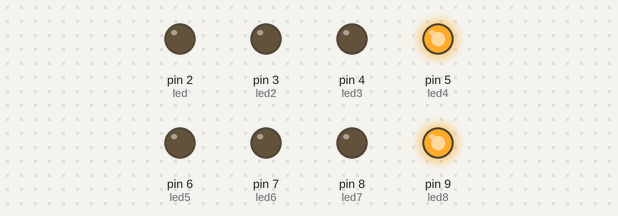
Bench run of a sketch on a simulated Arduino Uno, built with avr-gcc and run on an emulated ATmega328P. Shown: output pins drawn as LEDs (lit = HIGH).

Above: at 0.1 s.
At 4.1 s:
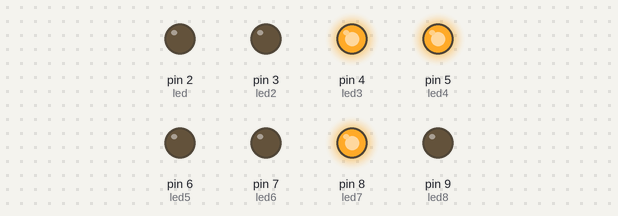
At 8.1 s:
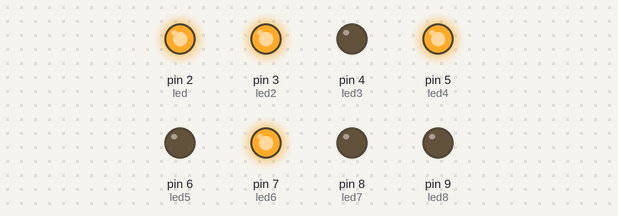
At 18.1 s:
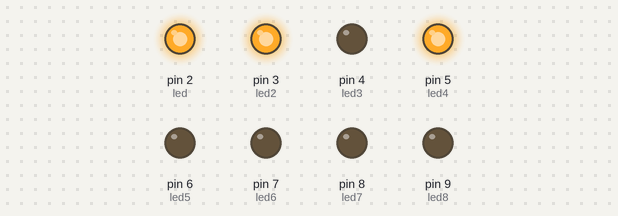
At 30.1 s:
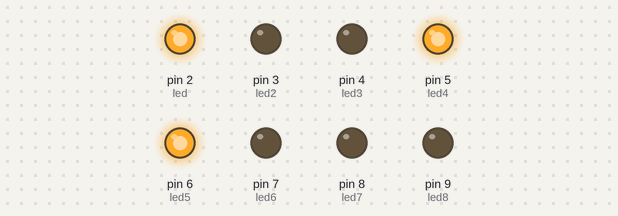
At 39.1 s:
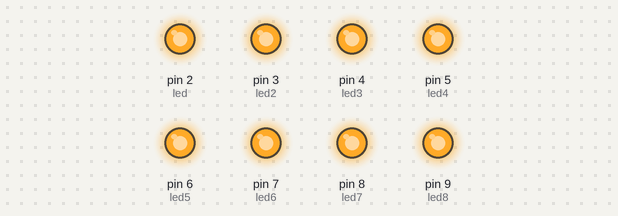
Timing chart, 0 to 40.0 s (numbered marks = the images above):
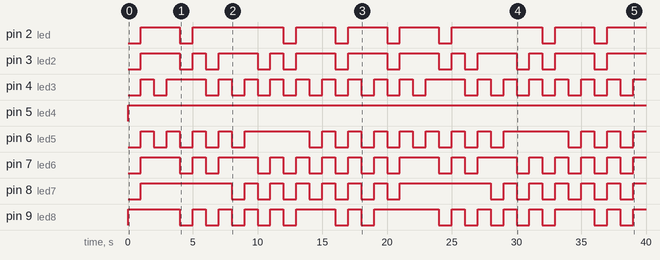

Measured:
- by itself, pin 2 (led): LOW → HIGH at 1.0 s, → LOW 3.0 s later, → HIGH 1.0 s later, → LOW 7.0 s later, … (15 changes in this stretch)
- by itself, pin 3 (led2): LOW → HIGH at 1.0 s, → LOW 3.0 s later, → HIGH 1.0 s later, → LOW 1.0 s later, … (23 changes in this stretch)
- by itself, pin 4 (led3): LOW → HIGH at 1.0 s, → LOW 1.0 s later, → HIGH 1.0 s later, → LOW 3.0 s later, … (35 changes in this stretch)
- by itself, pin 5 (led4): LOW → HIGH at 0.00 s
- by itself, pin 6 (led5): LOW → HIGH at 1.0 s, → LOW 1.0 s later, → HIGH 1.0 s later, → LOW 1.0 s later, … (31 changes in this stretch)
- by itself, pin 7 (led6): LOW → HIGH at 1.0 s, → LOW 3.0 s later, → HIGH 1.0 s later, → LOW 1.0 s later, … (31 changes in this stretch)
- by itself, pin 8 (led7): goes HIGH 7.0 s, 6 × (LOW 1.0 s, HIGH 1.0 s), LOW 1.0 s, HIGH 7.0 s, 5 × (LOW 1.0 s, HIGH 1.0 s), LOW 1.0 s, then HIGH
- by itself, pin 9 (led8): LOW → HIGH at 0.00 s, → LOW 4.0 s later, → HIGH 1.0 s later, → LOW 1.0 s later, … (29 changes in this stretch)

The sketch:

7segmentoscuentaregresiva.ino
```cpp
// display 7 segmentos
// cuenta regresiva de de 0 a 9
int led = 2 ;
int led2 = 3 ;
int led3 = 4 ;
int led4 = 5 ;
int led5 = 6 ;
int led6 = 7 ;
int led7 = 8 ;
int led8 = 9 ;
void setup() {
  // put your setup code here, to run once:
  pinMode(led,OUTPUT);
  pinMode(led2,OUTPUT);
  pinMode(led3,OUTPUT);
  pinMode(led4,OUTPUT);
  pinMode(led5,OUTPUT);
  pinMode(led6,OUTPUT);
  pinMode(led7,OUTPUT);
  pinMode(led8,OUTPUT);
}

void loop() {
  // put your main code here, to run repeatedly:
 /*
  digitalWrite(led,HIGH);
  digitalWrite(led2,HIGH);
  digitalWrite(led3,HIGH); // parte baja del led
  digitalWrite(led4,HIGH); // punto decimal
  digitalWrite(led5,HIGH); // en medio
  digitalWrite(led6,LOW); // parte alta del led
  digitalWrite(led7,LOW);
  digitalWrite(led8,LOW);
 */
 //0
 digitalWrite(led,LOW);
 digitalWrite(led2,LOW);
 digitalWrite(led3,LOW);
 digitalWrite(led4,HIGH);
 digitalWrite(led5, LOW);
 digitalWrite(led6,LOW);
 digitalWrite(led7,LOW);
 digitalWrite(led8,HIGH);
  delay(1000);
  // apagafo
  digitalWrite(led,HIGH);
 digitalWrite(led2,HIGH);
 digitalWrite(led3,HIGH);
 digitalWrite(led4,HIGH);
 digitalWrite(led5,HIGH);
 digitalWrite(led6,HIGH);
 digitalWrite(led7,HIGH);
 digitalWrite(led8,HIGH);
 delay(1000);
// 1
 digitalWrite(led,HIGH);
 digitalWrite(led2,HIGH);
 digitalWrite(led3,LOW);
 digitalWrite(led4,HIGH);
 digitalWrite(led5,LOW);
 digitalWrite(led6,HIGH);
 digitalWrite(led7,HIGH);
 digitalWrite(led8,HIGH);
 delay(1000);
 // apagado
 digitalWrite(led,HIGH);
 digitalWrite(led2,HIGH);
 digitalWrite(led3,HIGH);
 digitalWrite(led4,HIGH);
 digitalWrite(led5,HIGH);
 digitalWrite(led6,HIGH);
 digitalWrite(led7,HIGH);
 digitalWrite(led8,HIGH);
 delay(1000);
 //2
 digitalWrite(led,LOW);
 digitalWrite(led2,LOW);
 digitalWrite(led3,HIGH);
 digitalWrite(led4,HIGH);
 digitalWrite(led5,LOW);
 digitalWrite(led6,LOW);
 digitalWrite(led7,HIGH);
 digitalWrite(led8,LOW);
 delay(1000);
 // pausa
 digitalWrite(led,HIGH);
 digitalWrite(led2,HIGH);
 digitalWrite(led3,HIGH);
 digitalWrite(led4,HIGH);
 digitalWrite(led5,HIGH);
 digitalWrite(led6,HIGH);
 digitalWrite(led7,HIGH);
 digitalWrite(led8,HIGH);
 delay(1000);
 //3
 digitalWrite(led,HIGH);
 digitalWrite(led2,LOW);
 digitalWrite(led3,LOW); // no
 digitalWrite(led4,HIGH);
 digitalWrite(led5,LOW);
 digitalWrite(led6,LOW);
 digitalWrite(led7,HIGH);
 digitalWrite(led8,LOW);
 delay(1000);
 // PAUSA
 digitalWrite(led,HIGH);
 digitalWrite(led2,HIGH);
 digitalWrite(led3,HIGH);
 digitalWrite(led4,HIGH);
 digitalWrite(led5,HIGH);
 digitalWrite(led6,HIGH);
 digitalWrite(led7,HIGH);
 digitalWrite(led8,HIGH);
 delay(1000);
// 4
digitalWrite(led,HIGH);
 digitalWrite(led2,HIGH);
 digitalWrite(led3,LOW);
 digitalWrite(led4,HIGH);
 digitalWrite(led5,LOW);
 digitalWrite(led6,HIGH);
 digitalWrite(led7,LOW);
 digitalWrite(led8,LOW);
 delay(1000);
 // psua
 digitalWrite(led,HIGH);
 digitalWrite(led2,HIGH);
 digitalWrite(led3,HIGH);
 digitalWrite(led4,HIGH);
 digitalWrite(led5,HIGH);
 digitalWrite(led6,HIGH);
 digitalWrite(led7,HIGH);
 digitalWrite(led8,HIGH);
 delay(1000);
 //5
  digitalWrite(led,HIGH);
 digitalWrite(led2,LOW);
 digitalWrite(led3,LOW);
 digitalWrite(led4,HIGH);
 digitalWrite(led5,HIGH);
 digitalWrite(led6,LOW);
 digitalWrite(led7,LOW);
 digitalWrite(led8,LOW);
 delay(1000);
 // psua
 digitalWrite(led,HIGH);
 digitalWrite(led2,HIGH);
 digitalWrite(led3,HIGH);
 digitalWrite(led4,HIGH);
 digitalWrite(led5,HIGH);
 digitalWrite(led6,HIGH);
 digitalWrite(led7,HIGH);
 digitalWrite(led8,HIGH);
 delay(1000);
 // 6
  digitalWrite(led,LOW);
 digitalWrite(led2,LOW);
 digitalWrite(led3,LOW);
 digitalWrite(led4,HIGH);
 digitalWrite(led5,HIGH);
 digitalWrite(led6,LOW);
 digitalWrite(led7,LOW);
 digitalWrite(led8,LOW);
 delay(1000);
 // psua
 digitalWrite(led,HIGH);
 digitalWrite(led2,HIGH);
 digitalWrite(led3,HIGH);
 digitalWrite(led4,HIGH);
 digitalWrite(led5,HIGH);
 digitalWrite(led6,HIGH);
 digitalWrite(led7,HIGH);
 digitalWrite(led8,HIGH);
 delay(1000);
 // 7
 digitalWrite(led,HIGH);
 digitalWrite(led2,HIGH);
 digitalWrite(led3,LOW);
 digitalWrite(led4,HIGH);
 digitalWrite(led5,LOW);
 digitalWrite(led6,LOW);
 digitalWrite(led7,LOW);
 digitalWrite(led8,HIGH);
 delay(1000);
 // apagado
 digitalWrite(led,HIGH);
 digitalWrite(led2,HIGH);
 digitalWrite(led3,HIGH);
 digitalWrite(led4,HIGH);
 digitalWrite(led5,HIGH);
 digitalWrite(led6,HIGH);
 digitalWrite(led7,HIGH);
 digitalWrite(led8,HIGH);
 delay(1000);
 // 8
 digitalWrite(led,LOW);
 digitalWrite(led2,LOW);
 digitalWrite(led3,LOW);
 digitalWrite(led4,HIGH);
 digitalWrite(led5, LOW);
 digitalWrite(led6,LOW);
 digitalWrite(led7,LOW);
 digitalWrite(led8,LOW);
  delay(1000);
  // apagafo
  digitalWrite(led,HIGH);
 digitalWrite(led2,HIGH);
 digitalWrite(led3,HIGH);
 digitalWrite(led4,HIGH);
 digitalWrite(led5,HIGH);
 digitalWrite(led6,HIGH);
 digitalWrite(led7,HIGH);
 digitalWrite(led8,HIGH);
 delay(1000);
 // 9
 digitalWrite(led,HIGH);
 digitalWrite(led2,HIGH);
 digitalWrite(led3,LOW);
 digitalWrite(led4,HIGH);
 digitalWrite(led5,LOW);
 digitalWrite(led6,LOW);
 digitalWrite(led7,LOW);
 digitalWrite(led8,LOW);

  delay(1000);
  // apagafo
  digitalWrite(led,HIGH);
 digitalWrite(led2,HIGH);
 digitalWrite(led3,HIGH);
 digitalWrite(led4,HIGH);
 digitalWrite(led5,HIGH);
 digitalWrite(led6,HIGH);
 digitalWrite(led7,HIGH);
 digitalWrite(led8,HIGH);
 delay(1000);


}
```
